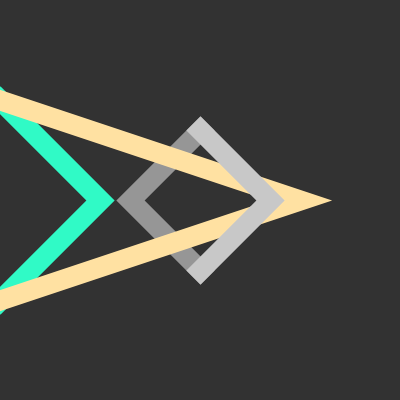
Frame 1 (no input)
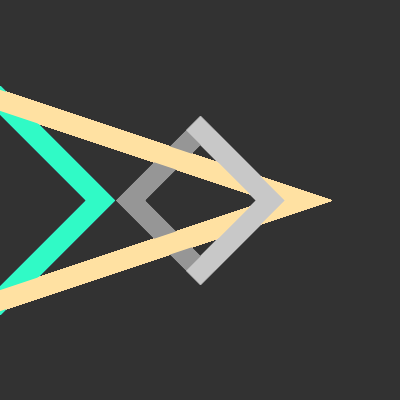
Frame 60 (the mouse pressed at the canvas centre just before this capture)
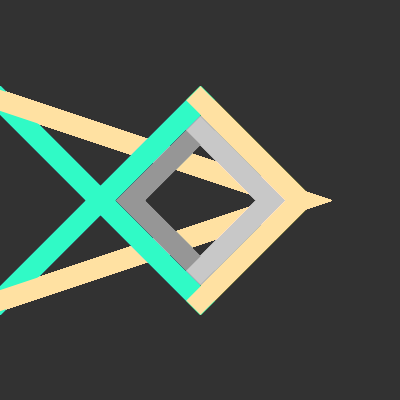
Frame 120 (the mouse held since frame 60 and released just before this capture)

The Processing sketch that drew these frames (run headless with seeded random() and noise(); from frame 60 on, the mouse is pressed at the canvas centre):

// Processing sketch: processing_110511
// ── processing_110511.pde

// Hyun Jean Kwon
// © Hyun Jean Kwon Fall 2013, Pittsburgh, PA
// HW4 Course 60257

float x = 200;
float y = 200;

void setup()
{
  size (400, 400);
  background (50);
  smooth();
  frameRate(10);
}


void draw() {
noFill();
strokeWeight(20.0);
stroke(48, 250, 198);
strokeCap(PROJECT);
      strokeJoin(MITER);
      beginShape();
        vertex(mouseX, x-100);
        vertex(100, x);
        vertex(mouseX, x+100);
      endShape();
stroke(150);      
      strokeJoin(MITER);
      beginShape();
        vertex(200, x-70);
        vertex(130, x);
        vertex(200, x+70);
      endShape();
stroke(48, 250, 198);
fill(250, 200, 100);


noFill();
stroke(255, 225, 162);  
     strokeJoin(MITER);
     beginShape();
        vertex(mouseX, y-100);
        vertex(300, y);
        vertex(mouseX, y+100);
    endShape();
    
stroke(200);      
      strokeJoin(MITER);
      beginShape();
        vertex(200, y-70);
        vertex(270, y);
        vertex(200, y+70);
      endShape();
fill(250, 200, 100);

}

void keyPressed( ) { 
    if (key==CODED)
       if (keyCode== DOWN)
         y++;
     else if (keyCode== UP)
              if (x>1)
              y--;
    if (keyCode== RIGHT)
         x++;
     else if (keyCode==LEFT)
              if (x>1)
              x--;
  }
